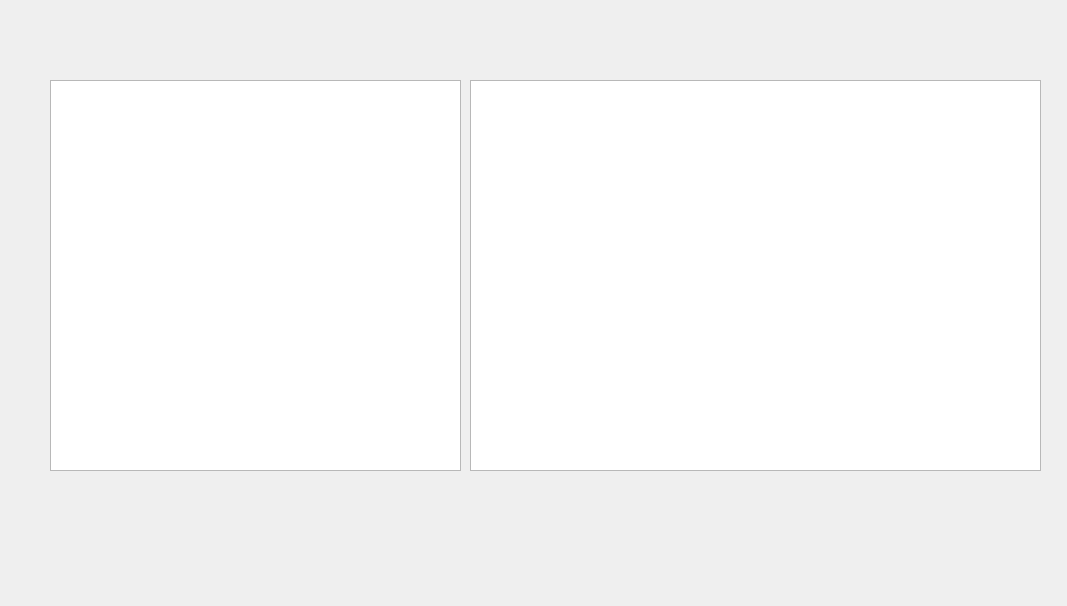
<?xml version="1.0" encoding="UTF-8"?>
<ui version="4.0">
 <class>QtGuiClass</class>
 <widget class="QWidget" name="QtGuiClass">
  <property name="geometry">
   <rect>
    <x>0</x>
    <y>0</y>
    <width>1067</width>
    <height>606</height>
   </rect>
  </property>
  <property name="windowTitle">
   <string>QtGuiClass</string>
  </property>
  <widget class="QTableView" name="tableView">
   <property name="geometry">
    <rect>
     <x>50</x>
     <y>80</y>
     <width>411</width>
     <height>391</height>
    </rect>
   </property>
  </widget>
  <widget class="QTableView" name="tableView_2">
   <property name="geometry">
    <rect>
     <x>470</x>
     <y>80</y>
     <width>571</width>
     <height>391</height>
    </rect>
   </property>
  </widget>
 </widget>
 <layoutdefault spacing="6" margin="11"/>
 <resources/>
 <connections/>
</ui>
